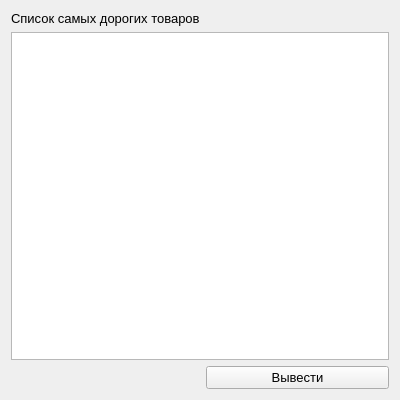
<?xml version="1.0" encoding="UTF-8"?>
<ui version="4.0">
 <class>best_prod</class>
 <widget class="QWidget" name="best_prod">
  <property name="geometry">
   <rect>
    <x>0</x>
    <y>0</y>
    <width>400</width>
    <height>400</height>
   </rect>
  </property>
  <property name="font">
   <font>
    <pointsize>10</pointsize>
   </font>
  </property>
  <property name="windowTitle">
   <string>Form</string>
  </property>
  <layout class="QGridLayout" name="gridLayout">
   <item row="0" column="0">
    <widget class="QLabel" name="label">
     <property name="text">
      <string>Список самых дорогих товаров</string>
     </property>
    </widget>
   </item>
   <item row="1" column="0" colspan="2">
    <widget class="QTableView" name="best_prod_table"/>
   </item>
   <item row="2" column="1">
    <widget class="QPushButton" name="best_prod_show">
     <property name="text">
      <string>Вывести</string>
     </property>
    </widget>
   </item>
  </layout>
 </widget>
 <resources/>
 <connections/>
</ui>
